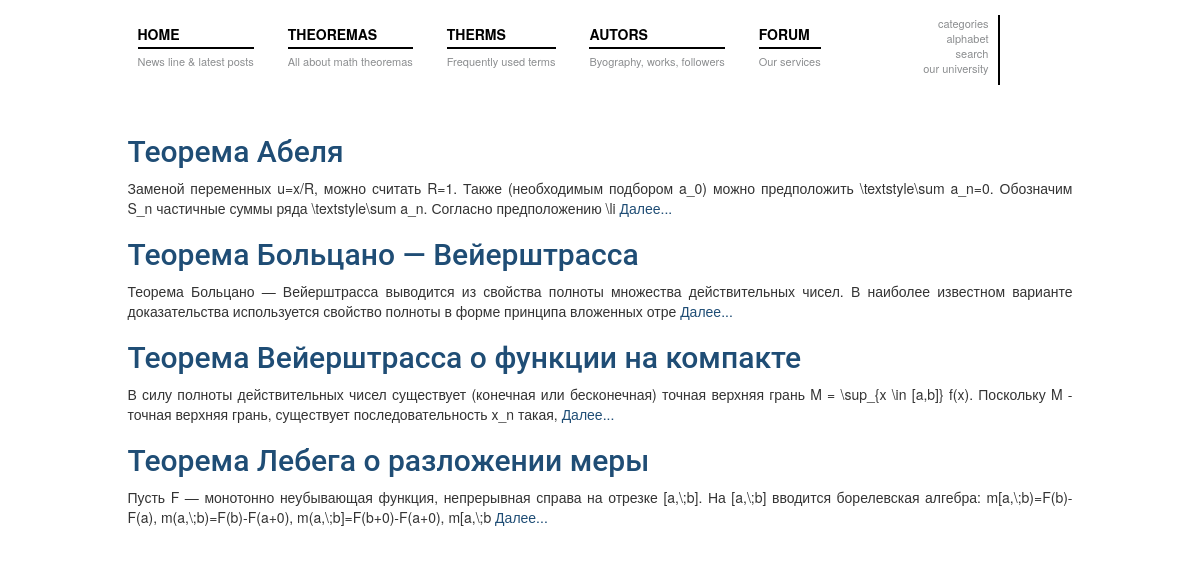
/theorem/, run on an earlier commit of the app's database.
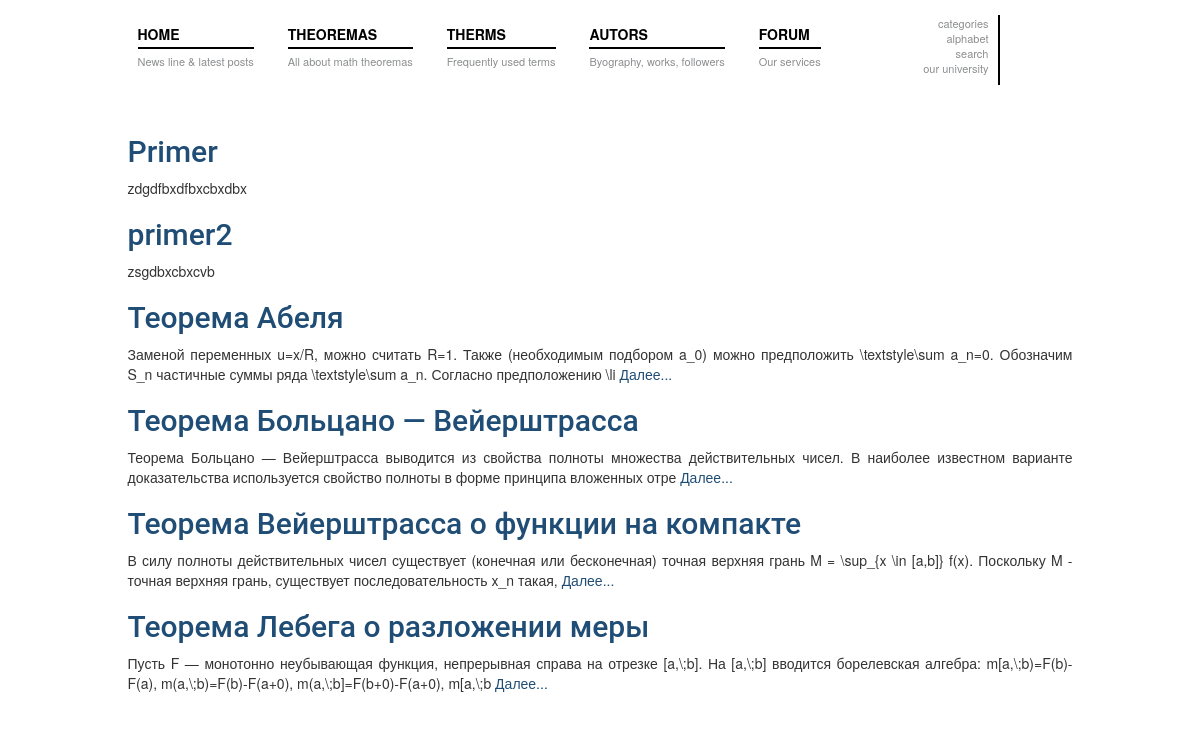
And on a later commit of the database.
### matan/models.py (models this page shows, shortened)
class Theorem(models.Model):
    title = models.CharField(max_length=100, verbose_name=u'Теорема')
    substantiation = models.TextField(verbose_name=u'Доказательство')
    author = models.ManyToManyField('Author', verbose_name=u'Автор')
    term = models.ManyToManyField('Term', verbose_name=u'Термин')
    class Meta:
        ordering=['title']
    '''
    def save(self):
        for i in Term.objects.all():
            if re.search(i.title, self.substantiation):
                i.theorem = self
                self.terms = True

    и потом вызывать другой метод, уже в представлениях, который будет отбирать дочерние элементы theorem.term_set.all() и отображать их
    позже обдумаю - помогу дописать. сейчас уже спать))

    идея состояла в том, что перед сохранением - выполнить проверку на вхождение в текст имеющихся терминов. и потом, при рендере теоремы
    во вьюшке - уже знать какие термины находятся внутри, и парсить (разделять текст ради ссылок) только по ним.
    только идея не совсем идеальна, после сохранения теоремы могут быть добавлены новые термины. которые тоже будут внутри главного текста теоремы

    скорее всего вся логика ляжет на views
    '''
    class Meta:
        ordering=['title']

### matan/views.py (the view)
# urls.py: url(r'^theorem/$', views.TheoremView.as_view(), name='theorem_list'),
class TheoremView(ListView):
    model = Theorem
    template_name = 'matan/theorem_list.html'
    context_object_name = 'theorem_list'

### matan/templates/matan/theorem_list.html (shortened to what this page needs)
{% extends 'matan/base.html' %}
{% block content %}
    {% if theorem_list %}
        {% for theorem in theorem_list %}
            <h2><a href = "{% url 'theorem_detail'  pk=theorem.id %}">{{ theorem.title }}</a></h2>
            <p class="text-justify">{{ theorem.substantiation|slice:':200'}}
                {% if theorem.substantiation|length >= 200 %}
                    <a href="{% url 'theorem_detail' pk=theorem.id %}">Далее...</a>
                {% endif %}
            </p>
        {% endfor %}
    {% endif %}
{% endblock %}

What changed in the data, as far as the page shows it:
added Theorem: title "Primer", substantiation "zdgdfbxdfbxcbxdbx"
added Theorem: title "primer2", substantiation "zsgdbxcbxcvb"
